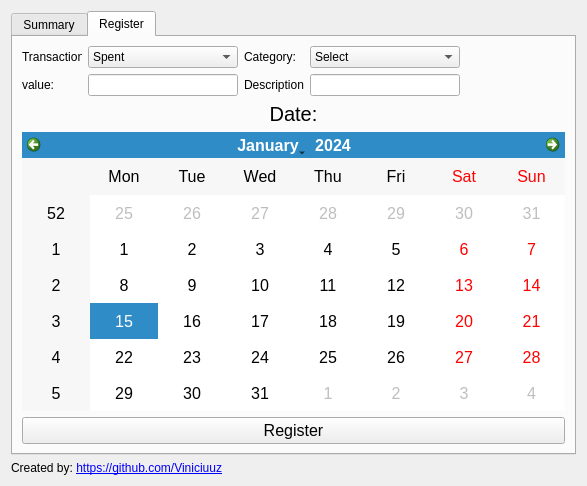
<?xml version="1.0" encoding="UTF-8"?>
<ui version="4.0">
 <author>Vinicius Matos</author>
 <class>ExpenseTracker</class>
 <widget class="QWidget" name="ExpenseTracker">
  <property name="geometry">
   <rect>
    <x>0</x>
    <y>0</y>
    <width>587</width>
    <height>486</height>
   </rect>
  </property>
  <property name="windowTitle">
   <string>Form</string>
  </property>
  <layout class="QGridLayout" name="gridLayout_2">
   <item row="0" column="0">
    <layout class="QHBoxLayout" name="horizontalLayout_3">
     <item>
      <widget class="QTabWidget" name="tabWidget">
       <property name="tabPosition">
        <enum>QTabWidget::North</enum>
       </property>
       <property name="currentIndex">
        <number>1</number>
       </property>
       <widget class="QWidget" name="summary_tab">
        <attribute name="title">
         <string>Summary</string>
        </attribute>
        <layout class="QGridLayout" name="gridLayout_4">
         <item row="2" column="0">
          <widget class="QTableView" name="main_table"/>
         </item>
         <item row="0" column="0">
          <widget class="QGroupBox" name="summary_groupBox">
           <property name="title">
            <string>Filter</string>
           </property>
           <layout class="QGridLayout" name="gridLayout_3">
            <item row="0" column="5">
             <widget class="QComboBox" name="select_category">
              <property name="maximumSize">
               <size>
                <width>200</width>
                <height>16777215</height>
               </size>
              </property>
              <item>
               <property name="text">
                <string>Select</string>
               </property>
              </item>
              <item>
               <property name="text">
                <string>Bill</string>
               </property>
              </item>
              <item>
               <property name="text">
                <string>Food</string>
               </property>
              </item>
              <item>
               <property name="text">
                <string>Groceries</string>
               </property>
              </item>
              <item>
               <property name="text">
                <string>Payment</string>
               </property>
              </item>
             </widget>
            </item>
            <item row="0" column="0">
             <widget class="QLabel" name="month_label">
              <property name="maximumSize">
               <size>
                <width>35</width>
                <height>16777215</height>
               </size>
              </property>
              <property name="text">
               <string>Month:</string>
              </property>
             </widget>
            </item>
            <item row="0" column="1">
             <widget class="QComboBox" name="select_month">
              <property name="maximumSize">
               <size>
                <width>100</width>
                <height>16777215</height>
               </size>
              </property>
              <item>
               <property name="text">
                <string>Select</string>
               </property>
              </item>
              <item>
               <property name="text">
                <string>January</string>
               </property>
              </item>
              <item>
               <property name="text">
                <string>February</string>
               </property>
              </item>
              <item>
               <property name="text">
                <string>March</string>
               </property>
              </item>
              <item>
               <property name="text">
                <string>April</string>
               </property>
              </item>
              <item>
               <property name="text">
                <string>May</string>
               </property>
              </item>
              <item>
               <property name="text">
                <string>June</string>
               </property>
              </item>
              <item>
               <property name="text">
                <string>July</string>
               </property>
              </item>
              <item>
               <property name="text">
                <string>August</string>
               </property>
              </item>
              <item>
               <property name="text">
                <string>September</string>
               </property>
              </item>
              <item>
               <property name="text">
                <string>October</string>
               </property>
              </item>
              <item>
               <property name="text">
                <string>November</string>
               </property>
              </item>
              <item>
               <property name="text">
                <string>December</string>
               </property>
              </item>
             </widget>
            </item>
            <item row="0" column="4">
             <widget class="QLabel" name="category_label">
              <property name="sizePolicy">
               <sizepolicy hsizetype="Fixed" vsizetype="Preferred">
                <horstretch>0</horstretch>
                <verstretch>0</verstretch>
               </sizepolicy>
              </property>
              <property name="maximumSize">
               <size>
                <width>50</width>
                <height>16777215</height>
               </size>
              </property>
              <property name="text">
               <string>Category:</string>
              </property>
             </widget>
            </item>
            <item row="0" column="3">
             <widget class="QLineEdit" name="year_input">
              <property name="sizePolicy">
               <sizepolicy hsizetype="Expanding" vsizetype="Fixed">
                <horstretch>0</horstretch>
                <verstretch>0</verstretch>
               </sizepolicy>
              </property>
              <property name="maximumSize">
               <size>
                <width>40</width>
                <height>16777215</height>
               </size>
              </property>
              <property name="text">
               <string notr="true">2020</string>
              </property>
              <property name="maxLength">
               <number>4</number>
              </property>
             </widget>
            </item>
            <item row="0" column="2">
             <widget class="QLabel" name="label">
              <property name="maximumSize">
               <size>
                <width>25</width>
                <height>16777215</height>
               </size>
              </property>
              <property name="text">
               <string>Year:</string>
              </property>
             </widget>
            </item>
            <item row="1" column="0" colspan="10">
             <widget class="QPushButton" name="bt_updateTable">
              <property name="font">
               <font>
                <pointsize>10</pointsize>
               </font>
              </property>
              <property name="text">
               <string>Update</string>
              </property>
             </widget>
            </item>
           </layout>
          </widget>
         </item>
        </layout>
       </widget>
       <widget class="QWidget" name="register_tab">
        <attribute name="title">
         <string>Register</string>
        </attribute>
        <layout class="QGridLayout" name="gridLayout">
         <item row="1" column="3">
          <widget class="QComboBox" name="select_category_register">
           <property name="maximumSize">
            <size>
             <width>150</width>
             <height>16777215</height>
            </size>
           </property>
           <item>
            <property name="text">
             <string>Select</string>
            </property>
           </item>
           <item>
            <property name="text">
             <string>Bill</string>
            </property>
           </item>
           <item>
            <property name="text">
             <string>Food</string>
            </property>
           </item>
           <item>
            <property name="text">
             <string>Groceries</string>
            </property>
           </item>
           <item>
            <property name="text">
             <string>Payment</string>
            </property>
           </item>
          </widget>
         </item>
         <item row="4" column="0" colspan="6">
          <widget class="QCalendarWidget" name="calendarWidget">
           <property name="font">
            <font>
             <pointsize>12</pointsize>
            </font>
           </property>
          </widget>
         </item>
         <item row="1" column="0">
          <widget class="QLabel" name="description_label_2">
           <property name="maximumSize">
            <size>
             <width>60</width>
             <height>16777215</height>
            </size>
           </property>
           <property name="text">
            <string>Transaction:</string>
           </property>
          </widget>
         </item>
         <item row="2" column="1">
          <widget class="QLineEdit" name="description_input_2">
           <property name="maximumSize">
            <size>
             <width>150</width>
             <height>16777215</height>
            </size>
           </property>
           <property name="text">
            <string/>
           </property>
          </widget>
         </item>
         <item row="1" column="2">
          <widget class="QLabel" name="category_label_tab2">
           <property name="maximumSize">
            <size>
             <width>60</width>
             <height>16777215</height>
            </size>
           </property>
           <property name="text">
            <string>Category:</string>
           </property>
          </widget>
         </item>
         <item row="2" column="0">
          <widget class="QLabel" name="category_label_tab2_2">
           <property name="maximumSize">
            <size>
             <width>60</width>
             <height>16777215</height>
            </size>
           </property>
           <property name="text">
            <string>value:</string>
           </property>
          </widget>
         </item>
         <item row="5" column="0" colspan="6">
          <widget class="QPushButton" name="bt_register">
           <property name="font">
            <font>
             <pointsize>12</pointsize>
            </font>
           </property>
           <property name="text">
            <string>Register</string>
           </property>
          </widget>
         </item>
         <item row="3" column="0" colspan="6">
          <widget class="QLabel" name="date_label">
           <property name="font">
            <font>
             <pointsize>15</pointsize>
            </font>
           </property>
           <property name="text">
            <string>Date:</string>
           </property>
           <property name="alignment">
            <set>Qt::AlignCenter</set>
           </property>
          </widget>
         </item>
         <item row="1" column="1">
          <widget class="QComboBox" name="select_category_register_2">
           <property name="maximumSize">
            <size>
             <width>150</width>
             <height>16777215</height>
            </size>
           </property>
           <item>
            <property name="text">
             <string>Spent</string>
            </property>
           </item>
           <item>
            <property name="text">
             <string>Received</string>
            </property>
           </item>
          </widget>
         </item>
         <item row="2" column="2">
          <widget class="QLabel" name="description_label">
           <property name="maximumSize">
            <size>
             <width>60</width>
             <height>16777215</height>
            </size>
           </property>
           <property name="text">
            <string>Description:</string>
           </property>
          </widget>
         </item>
         <item row="2" column="3">
          <widget class="QLineEdit" name="description_input">
           <property name="maximumSize">
            <size>
             <width>150</width>
             <height>16777215</height>
            </size>
           </property>
           <property name="text">
            <string/>
           </property>
          </widget>
         </item>
        </layout>
       </widget>
      </widget>
     </item>
    </layout>
   </item>
   <item row="1" column="0">
    <widget class="QLabel" name="label_3">
     <property name="font">
      <font>
       <pointsize>9</pointsize>
      </font>
     </property>
     <property name="text">
      <string>&lt;html&gt;&lt;head/&gt;&lt;body&gt;&lt;p&gt;Created by: &lt;a href=&quot;https://github.com/Viniciuuz&quot;&gt;&lt;span style=&quot; text-decoration: underline; color:#0000ff;&quot;&gt;https://github.com/Viniciuuz&lt;/span&gt;&lt;/a&gt;&lt;/p&gt;&lt;/body&gt;&lt;/html&gt;</string>
     </property>
    </widget>
   </item>
  </layout>
 </widget>
 <resources/>
 <connections/>
</ui>
